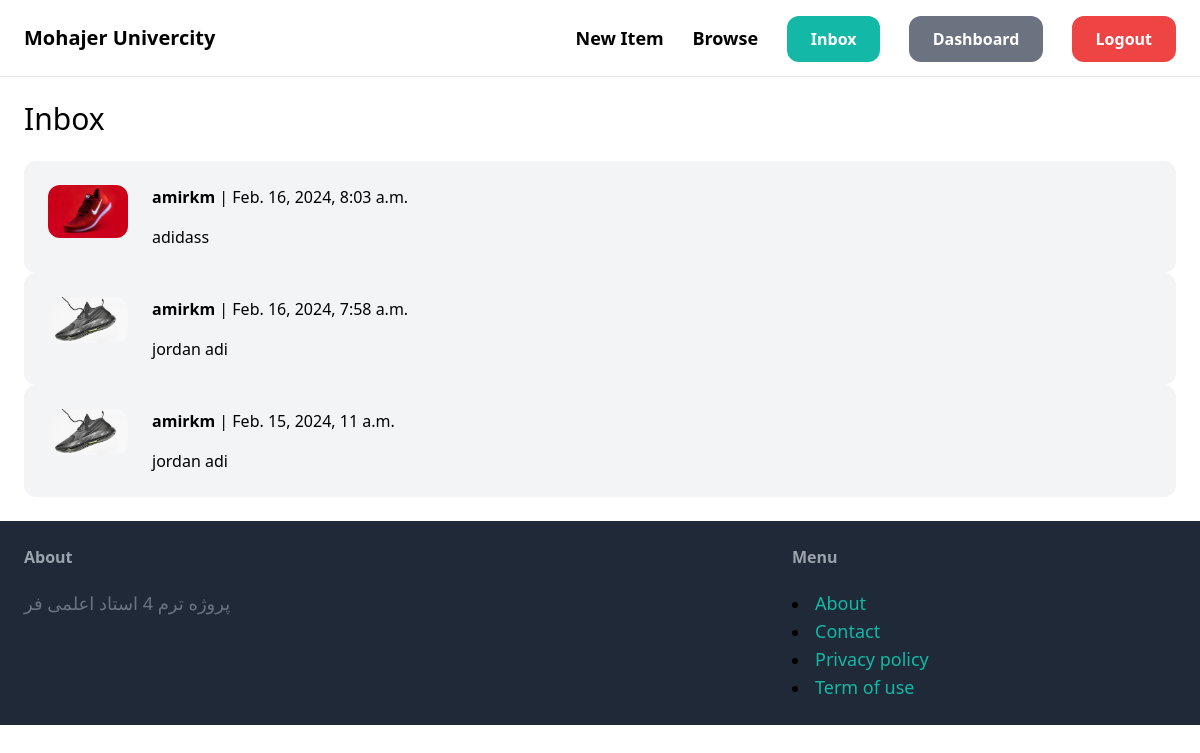
The page /inbox/ (signed in) on the database its author committed.
### conversation/models.py (models this page shows, shortened)
class Conversation(models.Model):
    item = models.ForeignKey(Item, on_delete=models.CASCADE)
    members = models.ManyToManyField(User)
    created_at = models.DateTimeField(auto_now_add=True)
    modified_at = models.DateTimeField(auto_now=True)
    class Meta:
        ordering = ('-modified_at',)

### item/models.py (models this page shows, shortened)
class Item(models.Model):
    Category = models.ForeignKey(Category, on_delete=models.CASCADE)
    name = models.CharField(max_length = 255)
    description = models.TextField(max_length = 255, blank = True, null = True)
    price = models.FloatField()
    image = models.ImageField(upload_to='item_image', blank=True, null=True)
    is_sold = models.BooleanField(default = False)
    created_by = models.ForeignKey(User, on_delete = models.CASCADE)
    created_at = models.DateTimeField(auto_now_add=True)

### conversation/views.py (the view)
# urls.py: path('', inbox, name = 'inbox')
@login_required
def inbox(request):
     conversations = Conversation.objects.filter(members__in=[request.user.id])
     context = {
         'conversations' : conversations
     }
     return render(request, 'conversation/inbox.html', context)

### conversation/templates/conversation/inbox.html (shortened to what this page needs)
{% extends "base.html" %}
{% block content %}
<h1 class="mb-6 text-3xl">Inbox</h1>
<div class="space-y-6">
    {% for conversation in conversations %}
        <a href="{% url 'conversation:detail' conversation.id %}">
            <div class="p-6 flex bg-gray-100 rounded-xl">
                <div class="pr-6">
                    <img src="{{ conversation.item.image.url }}" class="w-20 rounded-xl">
                </div>
                <div>
                    {% for member in conversation.members.all %}
                        {% if member != request.user %}
                            <p class="mb-4"><strong> {{ member.username }}</strong> | {{ conversation.modified_at }} </p>
                            <p> {{ conversation.item.name }} </p>
                        {% endif %}
                    {% endfor %}
                </div>
            </div>
        </a>
    {% endfor %}
</div>
{% endblock content %}

### rows shown on the page
Conversation: item.image (picture), modified_at "Feb. 16, 2024, 8:03 a.m.", item.name "adidass"
Conversation: item.image (picture), modified_at "Feb. 16, 2024, 7:58 a.m.", item.name "jordan adi"
Conversation: item.image (picture), modified_at "Feb. 15, 2024, 11 a.m.", item.name "jordan adi"

### other values the page prints
{{ member.username }} "amirkm"
